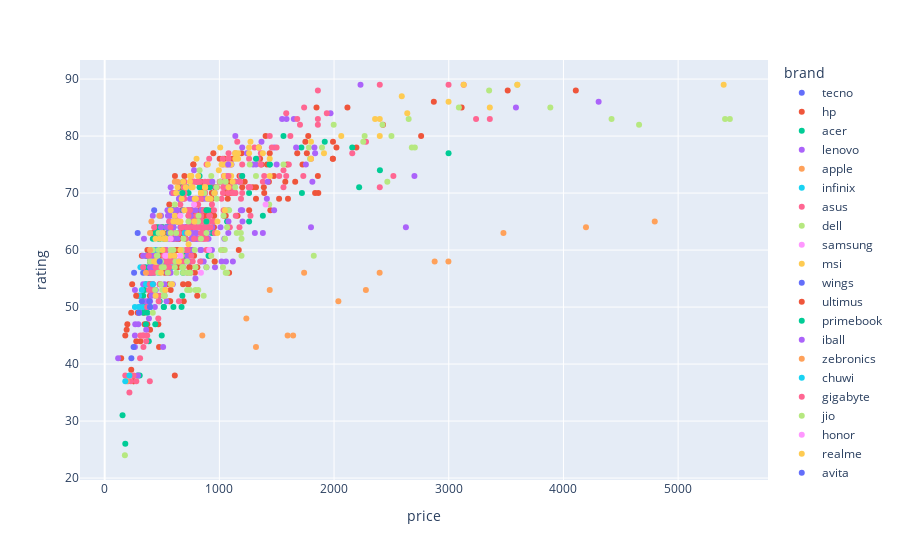

Here is the notebook cell this chart was saved with:
### Code cell
# Scatterplot de Price e Rating
px.scatter(df_laptops, x='price', y='rating', color='brand')

### Figure 1 — Plotly figure (JSON) as saved in the notebook; plotly's stock layout.template omitted (floating-point values rounded to 4 significant figures; data arrays with more than 128 entries replaced by an {"elided": "..."} marker saying what was removed)
{"data": [{"hovertemplate": "brand=tecno<br>price=%{x}<br>rating=%{y}<extra></extra>", "legendgroup": "tecno", "marker": {"color": "#636efa", "symbol": "circle"}, "mode": "markers", "name": "tecno", "orientation": "v", "showlegend": true, "type": "scatter", "x": [287.7, 431.6], "xaxis": "x", "y": [63, 67], "yaxis": "y"}, {"hovertemplate": "brand=hp<br>price=%{x}<br>rating=%{y}<extra></extra>", "legendgroup": "hp", "marker": {"color": "#EF553B", "symbol": "circle"}, "mode": "markers", "name": "hp", "orientation": "v", "showlegend": true, "type": "scatter", "x": {"elided": "205 float values"}, "xaxis": "x", "y": {"elided": "205 int values"}, "yaxis": "y"}, {"hovertemplate": "brand=acer<br>price=%{x}<br>rating=%{y}<extra></extra>", "legendgroup": "acer", "marker": {"color": "#00cc96", "symbol": "circle"}, "mode": "markers", "name": "acer", "orientation": "v", "showlegend": true, "type": "scatter", "x": [479.6, 935.4, 563.6, 419.6, 395.7, 683.5, 455.6, 473.7, 1139.0, 575.6, 1439.0, 1259.0, 371.7, 467.6, 395.7, 875.4, 2159.0, 383.7, 359.7, 731.5, 683.5, 1439.0, 335.7, 563.6, 359.7, 557.7, 599.5, 539.7, 515.7, 563.6, 557.6, 683.5, 477.3, 287.7, 767.6, 791.4, 599.5, 740.0, 305.7, 479.6, 419.6, 515.6, 683.5, 635.5, 443.6, 503.6, 497.6, 1919.0, 809.5, 431.6, 1559.0, 905.5, 503.6, 863.4, 369.3, 359.6, 353.7, 515.6, 491.6, 659.5, 394.5, 347.8, 479.6, 599.5, 698.8, 677.5, 670.4, 1720.0, 707.5, 1715.0, 479.6, 441.4, 1259.0, 1379.0, 539.6, 1067.0, 827.4, 2400.0, 934.2, 551.6, 395.7, 384.9, 2219.0, 2998.0, 335.7, 917.5, 359.7, 827.5, 905.5], "xaxis": "x", "y": [62, 63, 64, 60, 58, 71, 60, 62, 72, 67, 75, 70, 49, 64, 54, 64, 78, 57, 59, 70, 67, 75, 49, 67, 47, 64, 64, 64, 62, 63, 63, 56, 62, 38, 65, 62, 67, 65, 38, 58, 62, 50, 72, 70, 63, 60, 45, 79, 65, 58, 80, 59, 64, 70, 59, 50, 57, 50, 60, 69, 56, 53, 51, 50, 59, 52, 50, 70, 62, 78, 58, 47, 65, 66, 64, 65, 73, 74, 72, 59, 50, 44, 71, 77, 52, 71, 54, 71, 67], "yaxis": "y"}, {"hovertemplate": "brand=lenovo<br>price=%{x}<br>rating=%{y}<extra></extra>", "legendgroup": "lenovo", "marker": {"color": "#ab63fa", "symbol": "circle"}, "mode": "markers", "name": "lenovo", "orientation": "v", "showlegend": true, "type": "scatter", "x": {"elided": "201 float values"}, "xaxis": "x", "y": {"elided": "201 int values"}, "yaxis": "y"}, {"hovertemplate": "brand=apple<br>price=%{x}<br>rating=%{y}<extra></extra>", "legendgroup": "apple", "marker": {"color": "#FFA15A", "symbol": "circle"}, "mode": "markers", "name": "apple", "orientation": "v", "showlegend": true, "type": "scatter", "x": [851.4, 4796.0, 1235.0, 1439.0, 1319.0, 3477.0, 4196.0, 2997.0, 2397.0, 1739.0, 1595, 1643.0, 2278.0, 2877.0, 2038.0], "xaxis": "x", "y": [45, 65, 48, 53, 43, 63, 64, 58, 56, 56, 45, 45, 53, 58, 51], "yaxis": "y"}, {"hovertemplate": "brand=infinix<br>price=%{x}<br>rating=%{y}<extra></extra>", "legendgroup": "infinix", "marker": {"color": "#19d3f3", "symbol": "circle"}, "mode": "markers", "name": "infinix", "orientation": "v", "showlegend": true, "type": "scatter", "x": [419.6, 719.5, 359.7, 335.7, 323.7, 431.6, 695.5, 467.6, 587.6, 311.7, 299.7, 539.6, 467.6], "xaxis": "x", "y": [56, 71, 54, 50, 53, 60, 63, 56, 57, 57, 52, 57, 58], "yaxis": "y"}, {"hovertemplate": "brand=asus<br>price=%{x}<br>rating=%{y}<extra></extra>", "legendgroup": "asus", "marker": {"color": "#FF6692", "symbol": "circle"}, "mode": "markers", "name": "asus", "orientation": "v", "showlegend": true, "type": "scatter", "x": {"elided": "210 float values"}, "xaxis": "x", "y": {"elided": "210 int values"}, "yaxis": "y"}, {"hovertemplate": "brand=dell<br>price=%{x}<br>rating=%{y}<extra></extra>", "legendgroup": "dell", "marker": {"color": "#B6E880", "symbol": "circle"}, "mode": "markers", "name": "dell", "orientation": "v", "showlegend": true, "type": "scatter", "x": [419.6, 818.4, 974.9, 475.5, 1037.0, 869.4, 599.7, 1007.0, 827.4, 1781.0, 455.6, 791.4, 929.4, 470.6, 687.2, 611.5, 839.5, 626.0, 1055.0, 2500.0, 440.5, 718.3, 419.6, 1823, 1067.0, 1265.0, 617.5, 683.5, 743.5, 815.9, 675.7, 682.2, 683.5, 611.5, 467.6, 791.4, 1193.0, 719.5, 449.6, 1031.0, 2678.0, 550.1, 459.9, 1187.0, 395.7, 1049.0, 575.6, 929.4, 496.9, 1047.0, 725.5, 447.1, 1013.0, 3088.0, 1151.0, 730.4, 5451.0, 814.2, 3886.0, 2267.0, 5409.0, 3598.0, 785.6, 887.4, 471.2, 719.5, 501.4, 1055.0, 1085.0, 491.6, 524.0, 671.5, 575.6, 955.8, 3352.0, 2423.0, 490.4, 2465.0, 1138.0, 743.5, 1895.0, 1997.0, 1193.0, 959.7, 515.6, 1067.0, 863.4, 887.4, 743.5, 1790.0, 515.7, 2255.0, 1319.0, 1559.0, 976.3, 2704.0, 2650.0, 4659.0, 4419.0, 575.6, 623.5, 461.6, 539.6, 670.4, 1434.0, 1055.0], "xaxis": "x", "y": [60, 66, 71, 66, 66, 70, 60, 72, 74, 78, 59, 53, 73, 63, 62, 68, 62, 56, 67, 80, 53, 58, 49, 59, 64, 75, 58, 57, 53, 53, 57, 57, 56, 57, 56, 57, 62, 53, 58, 57, 78, 56, 58, 63, 58, 62, 54, 59, 57, 60, 63, 58, 60, 85, 63, 65, 83, 65, 85, 80, 83, 89, 60, 63, 60, 56, 53, 56, 67, 58, 52, 60, 60, 70, 88, 82, 54, 72, 71, 56, 78, 82, 59, 58, 57, 56, 52, 57, 56, 76, 52, 79, 73, 75, 69, 78, 83, 82, 83, 63, 63, 59, 62, 59, 68, 72], "yaxis": "y"}, {"hovertemplate": "brand=samsung<br>price=%{x}<br>rating=%{y}<extra></extra>", "legendgroup": "samsung", "marker": {"color": "#FF97FF", "symbol": "circle"}, "mode": "markers", "name": "samsung", "orientation": "v", "showlegend": true, "type": "scatter", "x": [779.5, 539.6, 575.6, 839.4, 911.4, 659.5, 1403.0], "xaxis": "x", "y": [68, 59, 62, 56, 60, 59, 68], "yaxis": "y"}, {"hovertemplate": "brand=msi<br>price=%{x}<br>rating=%{y}<extra></extra>", "legendgroup": "msi", "marker": {"color": "#FECB52", "symbol": "circle"}, "mode": "markers", "name": "msi", "orientation": "v", "showlegend": true, "type": "scatter", "x": [635.5, 800.9, 431.2, 839.4, 659.5, 899.4, 599.5, 503.6, 659.5, 743.5, 635.5, 755.5, 479.6, 647.5, 683.5, 443.6, 815.4, 785.5, 527.6, 1271.0, 1007.0, 795.8, 2399.0, 5397.0, 959.4, 2358.0, 755.5, 1139.0, 1163.0, 1259.0, 1799.0, 1799.0, 1379.0, 671.5, 707.5, 671.5, 2399.0, 1439.0, 3598.0, 983.3, 443.6, 1912.0, 1079.0, 887.4, 575.6, 1343.0, 695.5, 659.5, 1259.0, 899.4, 1139.0, 611.5, 1139.0, 1019.0, 731.5, 623.5, 635.5, 1103.0, 1055.0, 3358.0, 923.4, 875.4, 1043.0, 2998.0, 767.5, 1163.0, 983.3, 839.4, 3130.0, 781.9, 875.4, 2638.0, 2590.0, 2063.0, 839.4, 743.5, 527.6, 587.6, 503.6, 455.6, 569.6, 1115.0, 995.3, 1048.0, 606.8, 731.5, 647.5, 491.6, 1439.0, 1103.0], "xaxis": "x", "y": [71, 76, 58, 70, 65, 75, 65, 63, 60, 73, 65, 73, 62, 65, 72, 62, 73, 69, 62, 79, 78, 69, 80, 89, 70, 83, 71, 76, 76, 77, 79, 76, 77, 69, 71, 70, 83, 73, 89, 63, 58, 77, 71, 65, 67, 78, 67, 65, 78, 69, 77, 66, 77, 75, 63, 70, 65, 75, 75, 85, 69, 71, 73, 86, 71, 77, 65, 70, 89, 65, 71, 84, 87, 80, 70, 72, 53, 54, 60, 58, 59, 72, 74, 67, 59, 61, 58, 56, 76, 73], "yaxis": "y"}, {"hovertemplate": "brand=wings<br>price=%{x}<br>rating=%{y}<extra></extra>", "legendgroup": "wings", "marker": {"color": "#636efa", "symbol": "circle"}, "mode": "markers", "name": "wings", "orientation": "v", "showlegend": true, "type": "scatter", "x": [335.7, 479.6, 299.7, 323.7], "xaxis": "x", "y": [56, 58, 49, 51], "yaxis": "y"}, {"hovertemplate": "brand=ultimus<br>price=%{x}<br>rating=%{y}<extra></extra>", "legendgroup": "ultimus", "marker": {"color": "#EF553B", "symbol": "circle"}, "mode": "markers", "name": "ultimus", "orientation": "v", "showlegend": true, "type": "scatter", "x": [239.8, 191.8, 143.8, 179.8, 197.8, 274.8], "xaxis": "x", "y": [54, 46, 41, 45, 47, 52], "yaxis": "y"}, {"hovertemplate": "brand=primebook<br>price=%{x}<br>rating=%{y}<extra></extra>", "legendgroup": "primebook", "marker": {"color": "#00cc96", "symbol": "circle"}, "mode": "markers", "name": "primebook", "orientation": "v", "showlegend": true, "type": "scatter", "x": [179.8, 155.8], "xaxis": "x", "y": [26, 31], "yaxis": "y"}, {"hovertemplate": "brand=iball<br>price=%{x}<br>rating=%{y}<extra></extra>", "legendgroup": "iball", "marker": {"color": "#ab63fa", "symbol": "circle"}, "mode": "markers", "name": "iball", "orientation": "v", "showlegend": true, "type": "scatter", "x": [117.5], "xaxis": "x", "y": [41], "yaxis": "y"}, {"hovertemplate": "brand=zebronics<br>price=%{x}<br>rating=%{y}<extra></extra>", "legendgroup": "zebronics", "marker": {"color": "#FFA15A", "symbol": "circle"}, "mode": "markers", "name": "zebronics", "orientation": "v", "showlegend": true, "type": "scatter", "x": [407.7, 395.7, 635.5, 359.7, 479.6, 395.7, 611.5], "xaxis": "x", "y": [65, 63, 72, 56, 66, 60, 72], "yaxis": "y"}, {"hovertemplate": "brand=chuwi<br>price=%{x}<br>rating=%{y}<extra></extra>", "legendgroup": "chuwi", "marker": {"color": "#19d3f3", "symbol": "circle"}, "mode": "markers", "name": "chuwi", "orientation": "v", "showlegend": true, "type": "scatter", "x": [395.7, 299.7, 263.7, 419.6], "xaxis": "x", "y": [50, 50, 50, 54], "yaxis": "y"}, {"hovertemplate": "brand=gigabyte<br>price=%{x}<br>rating=%{y}<extra></extra>", "legendgroup": "gigabyte", "marker": {"color": "#FF6692", "symbol": "circle"}, "mode": "markers", "name": "gigabyte", "orientation": "v", "showlegend": true, "type": "scatter", "x": [863.4, 1079.0], "xaxis": "x", "y": [67, 73], "yaxis": "y"}, {"hovertemplate": "brand=jio<br>price=%{x}<br>rating=%{y}<extra></extra>", "legendgroup": "jio", "marker": {"color": "#B6E880", "symbol": "circle"}, "mode": "markers", "name": "jio", "orientation": "v", "showlegend": true, "type": "scatter", "x": [176.3], "xaxis": "x", "y": [24], "yaxis": "y"}, {"hovertemplate": "brand=honor<br>price=%{x}<br>rating=%{y}<extra></extra>", "legendgroup": "honor", "marker": {"color": "#FF97FF", "symbol": "circle"}, "mode": "markers", "name": "honor", "orientation": "v", "showlegend": true, "type": "scatter", "x": [659.5, 527.6], "xaxis": "x", "y": [66, 59], "yaxis": "y"}, {"hovertemplate": "brand=realme<br>price=%{x}<br>rating=%{y}<extra></extra>", "legendgroup": "realme", "marker": {"color": "#FECB52", "symbol": "circle"}, "mode": "markers", "name": "realme", "orientation": "v", "showlegend": true, "type": "scatter", "x": [443.6, 515.6], "xaxis": "x", "y": [52, 62], "yaxis": "y"}, {"hovertemplate": "brand=avita<br>price=%{x}<br>rating=%{y}<extra></extra>", "legendgroup": "avita", "marker": {"color": "#636efa", "symbol": "circle"}, "mode": "markers", "name": "avita", "orientation": "v", "showlegend": true, "type": "scatter", "x": [256.5, 395.2, 390.4, 232.9, 251.8], "xaxis": "x", "y": [56, 50, 51, 41, 43], "yaxis": "y"}, {"hovertemplate": "brand=microsoft<br>price=%{x}<br>rating=%{y}<extra></extra>", "legendgroup": "microsoft", "marker": {"color": "#EF553B", "symbol": "circle"}, "mode": "markers", "name": "microsoft", "orientation": "v", "showlegend": true, "type": "scatter", "x": [959.4, 1169.0], "xaxis": "x", "y": [58, 60], "yaxis": "y"}, {"hovertemplate": "brand=fujitsu<br>price=%{x}<br>rating=%{y}<extra></extra>", "legendgroup": "fujitsu", "marker": {"color": "#00cc96", "symbol": "circle"}, "mode": "markers", "name": "fujitsu", "orientation": "v", "showlegend": true, "type": "scatter", "x": [887.4, 887.4, 1319.0, 1199.0, 677.5], "xaxis": "x", "y": [67, 65, 76, 73, 70], "yaxis": "y"}, {"hovertemplate": "brand=lg<br>price=%{x}<br>rating=%{y}<extra></extra>", "legendgroup": "lg", "marker": {"color": "#ab63fa", "symbol": "circle"}, "mode": "markers", "name": "lg", "orientation": "v", "showlegend": true, "type": "scatter", "x": [1187.0, 939.1, 1829.0, 1414.0, 1077.0, 1811.0, 1421.0], "xaxis": "x", "y": [67, 72, 78, 69, 75, 72, 72], "yaxis": "y"}, {"hovertemplate": "brand=walker<br>price=%{x}<br>rating=%{y}<extra></extra>", "legendgroup": "walker", "marker": {"color": "#FFA15A", "symbol": "circle"}, "mode": "markers", "name": "walker", "orientation": "v", "showlegend": true, "type": "scatter", "x": [191.8], "xaxis": "x", "y": [37], "yaxis": "y"}, {"hovertemplate": "brand=axl<br>price=%{x}<br>rating=%{y}<extra></extra>", "legendgroup": "axl", "marker": {"color": "#19d3f3", "symbol": "circle"}, "mode": "markers", "name": "axl", "orientation": "v", "showlegend": true, "type": "scatter", "x": [215.8, 179.8], "xaxis": "x", "y": [38, 37], "yaxis": "y"}], "layout": {"legend": {"title": {"text": "brand"}, "tracegroupgap": 0}, "margin": {"t": 60}, "xaxis": {"anchor": "y", "domain": [0, 1], "title": {"text": "price"}}, "yaxis": {"anchor": "x", "domain": [0, 1], "title": {"text": "rating"}}}}
